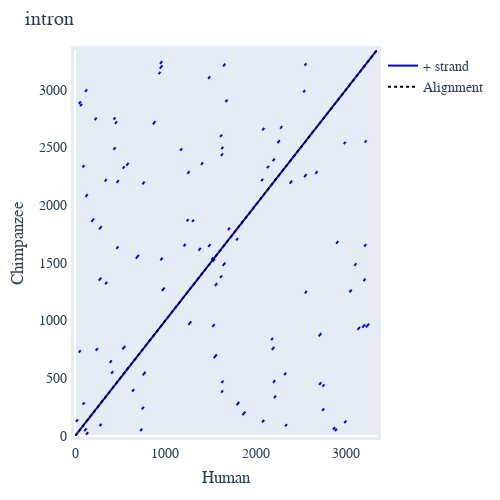
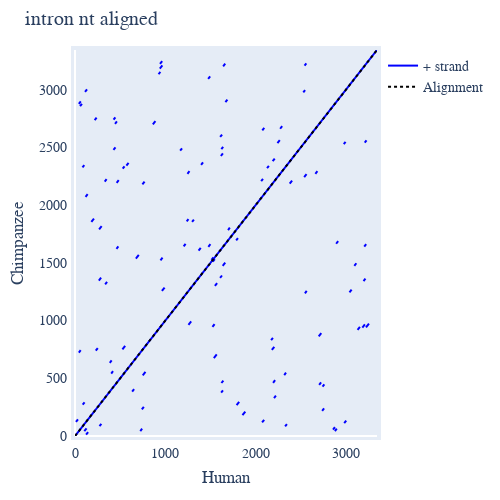

Notebook code cell kept with these figures, in order:
### Code cell
dp_allpos = aln1.dotplot(name1="Human", name2="Chimpanzee", title="intron")
dp_allpos.show()
dp_allpos = aln_ntaligned1.dotplot(name1="Human", name2="Chimpanzee", title="intron nt aligned")
dp_allpos.show()

### Figure 1 — Plotly figure (JSON) as saved in the notebook; plotly's stock layout.template omitted (floating-point values rounded to 4 significant figures; data arrays with more than 128 entries replaced by an {"elided": "..."} marker saying what was removed)
{"data": [{"line": {"color": "blue"}, "mode": "lines", "name": "+ strand", "showlegend": true, "type": "scatter", "x": {"elided": "314 int values"}, "xaxis": "x", "y": {"elided": "314 int values"}, "yaxis": "y"}, {"line": {"color": "black", "dash": "dot"}, "mode": "lines", "name": "Alignment", "showlegend": true, "type": "scatter", "x": [0.2, 3342.0], "xaxis": "x", "y": [0, 3342], "yaxis": "y"}], "layout": {"autosize": false, "font": {"family": "Balto", "size": 14}, "height": 500, "hovermode": "closest", "margin": {"b": 50, "l": 50, "pad": 4, "r": 50, "t": 50}, "showlegend": true, "title": {"text": "intron"}, "width": 500, "xaxis": {"mirror": true, "range": [0, 3343], "showgrid": false, "showline": true, "title": {"text": "Human"}, "visible": true}, "yaxis": {"mirror": true, "range": [0, 3343], "showgrid": false, "showline": true, "title": {"text": "Chimpanzee"}, "visible": true}}}

### Figure 2 — Plotly figure (JSON) as saved in the notebook; plotly's stock layout.template omitted (floating-point values rounded to 4 significant figures; data arrays with more than 128 entries replaced by an {"elided": "..."} marker saying what was removed)
{"data": [{"line": {"color": "blue"}, "mode": "lines", "name": "+ strand", "showlegend": true, "type": "scatter", "x": {"elided": "314 int values"}, "xaxis": "x", "y": {"elided": "314 int values"}, "yaxis": "y"}, {"line": {"color": "black", "dash": "dot"}, "mode": "lines", "name": "Alignment", "showlegend": true, "type": "scatter", "x": [0.2, 3342.0], "xaxis": "x", "y": [0, 3342], "yaxis": "y"}], "layout": {"autosize": false, "font": {"family": "Balto", "size": 14}, "height": 500, "hovermode": "closest", "margin": {"b": 50, "l": 50, "pad": 4, "r": 50, "t": 50}, "showlegend": true, "title": {"text": "intron nt aligned"}, "width": 500, "xaxis": {"mirror": true, "range": [0, 3343], "showgrid": false, "showline": true, "title": {"text": "Human"}, "visible": true}, "yaxis": {"mirror": true, "range": [0, 3343], "showgrid": false, "showline": true, "title": {"text": "Chimpanzee"}, "visible": true}}}
